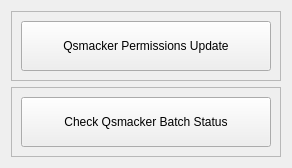
               <widget class="QWidget" name="qsmackPage">
                <layout class="QVBoxLayout" name="verticalLayout_17">
                 <item alignment="Qt::AlignLeft">
                  <widget class="QFrame" name="frame_13">
                   <property name="frameShape">
                    <enum>QFrame::StyledPanel</enum>
                   </property>
                   <property name="frameShadow">
                    <enum>QFrame::Raised</enum>
                   </property>
                   <layout class="QHBoxLayout" name="horizontalLayout_12">
                    <item>
                     <widget class="QPushButton" name="qsmackerPermPageBtn">
                      <property name="minimumSize">
                       <size>
                        <width>250</width>
                        <height>50</height>
                       </size>
                      </property>
                      <property name="styleSheet">
                       <string notr="true"/>
                      </property>
                      <property name="text">
                       <string>Qsmacker Permissions Update</string>
                      </property>
                     </widget>
                    </item>
                   </layout>
                  </widget>
                 </item>
                 <item alignment="Qt::AlignLeft">
                  <widget class="QFrame" name="frame_12">
                   <property name="frameShape">
                    <enum>QFrame::StyledPanel</enum>
                   </property>
                   <property name="frameShadow">
                    <enum>QFrame::Raised</enum>
                   </property>
                   <layout class="QHBoxLayout" name="horizontalLayout_13">
                    <item>
                     <widget class="QPushButton" name="qsmackerBatchPageBtn">
                      <property name="minimumSize">
                       <size>
                        <width>250</width>
                        <height>50</height>
                       </size>
                      </property>
                      <property name="styleSheet">
                       <string notr="true"/>
                      </property>
                      <property name="text">
                       <string>Check Qsmacker Batch Status</string>
                      </property>
                     </widget>
                    </item>
                   </layout>
                  </widget>
                 </item>
                </layout>
               </widget>
